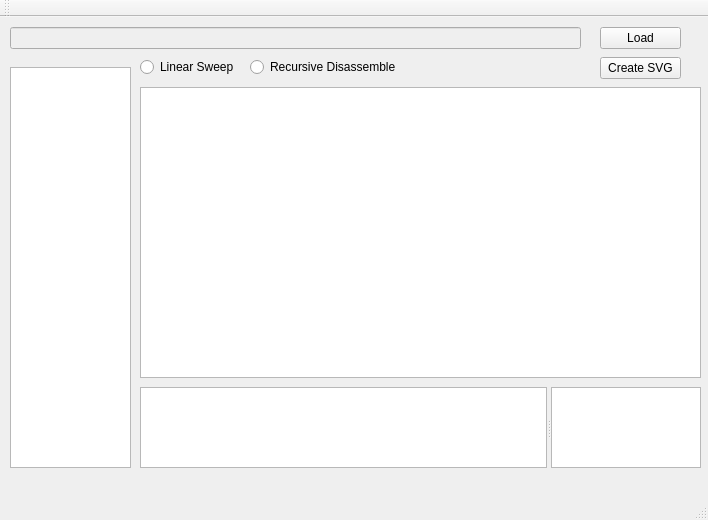
<?xml version="1.0" encoding="UTF-8"?>
<ui version="4.0">
 <class>MainWindow</class>
 <widget class="QMainWindow" name="MainWindow">
  <property name="geometry">
   <rect>
    <x>0</x>
    <y>0</y>
    <width>708</width>
    <height>520</height>
   </rect>
  </property>
  <property name="windowTitle">
   <string>I.D.E.</string>
  </property>
  <widget class="QWidget" name="centralWidget">
   <widget class="QListView" name="sectionListView">
    <property name="geometry">
     <rect>
      <x>10</x>
      <y>50</y>
      <width>121</width>
      <height>401</height>
     </rect>
    </property>
    <property name="editTriggers">
     <set>QAbstractItemView::NoEditTriggers</set>
    </property>
   </widget>
   <widget class="QLineEdit" name="filePathBox">
    <property name="enabled">
     <bool>false</bool>
    </property>
    <property name="geometry">
     <rect>
      <x>10</x>
      <y>10</y>
      <width>571</width>
      <height>22</height>
     </rect>
    </property>
   </widget>
   <widget class="QPushButton" name="pushButton">
    <property name="geometry">
     <rect>
      <x>600</x>
      <y>10</y>
      <width>81</width>
      <height>22</height>
     </rect>
    </property>
    <property name="text">
     <string>Load</string>
    </property>
   </widget>
   <widget class="QPushButton" name="pushButton_2">
    <property name="geometry">
     <rect>
      <x>600</x>
      <y>40</y>
      <width>81</width>
      <height>22</height>
     </rect>
    </property>
    <property name="text">
     <string>Create SVG</string>
    </property>
   </widget>
   <widget class="QRadioButton" name="radioButton">
    <property name="geometry">
     <rect>
      <x>140</x>
      <y>40</y>
      <width>102</width>
      <height>20</height>
     </rect>
    </property>
    <property name="text">
     <string>Linear Sweep</string>
    </property>
   </widget>
   <widget class="QRadioButton" name="radioButton_2">
    <property name="geometry">
     <rect>
      <x>250</x>
      <y>40</y>
      <width>181</width>
      <height>20</height>
     </rect>
    </property>
    <property name="text">
     <string>Recursive Disassemble</string>
    </property>
   </widget>
   <widget class="QPlainTextEdit" name="sectionContentBrowser">
    <property name="geometry">
     <rect>
      <x>140</x>
      <y>70</y>
      <width>561</width>
      <height>291</height>
     </rect>
    </property>
    <property name="readOnly">
     <bool>true</bool>
    </property>
   </widget>
   <widget class="QSplitter" name="splitter">
    <property name="geometry">
     <rect>
      <x>140</x>
      <y>370</y>
      <width>561</width>
      <height>81</height>
     </rect>
    </property>
    <property name="orientation">
     <enum>Qt::Horizontal</enum>
    </property>
    <widget class="QPlainTextEdit" name="hexBrowser"/>
    <widget class="QPlainTextEdit" name="asciiBrowser">
     <property name="maximumSize">
      <size>
       <width>150</width>
       <height>16777215</height>
      </size>
     </property>
    </widget>
   </widget>
  </widget>
  <widget class="QMenuBar" name="menuBar">
   <property name="geometry">
    <rect>
     <x>0</x>
     <y>0</y>
     <width>708</width>
     <height>19</height>
    </rect>
   </property>
  </widget>
  <widget class="QToolBar" name="mainToolBar">
   <attribute name="toolBarArea">
    <enum>TopToolBarArea</enum>
   </attribute>
   <attribute name="toolBarBreak">
    <bool>false</bool>
   </attribute>
  </widget>
  <widget class="QStatusBar" name="statusBar"/>
 </widget>
 <layoutdefault spacing="6" margin="11"/>
 <resources/>
 <connections/>
</ui>
